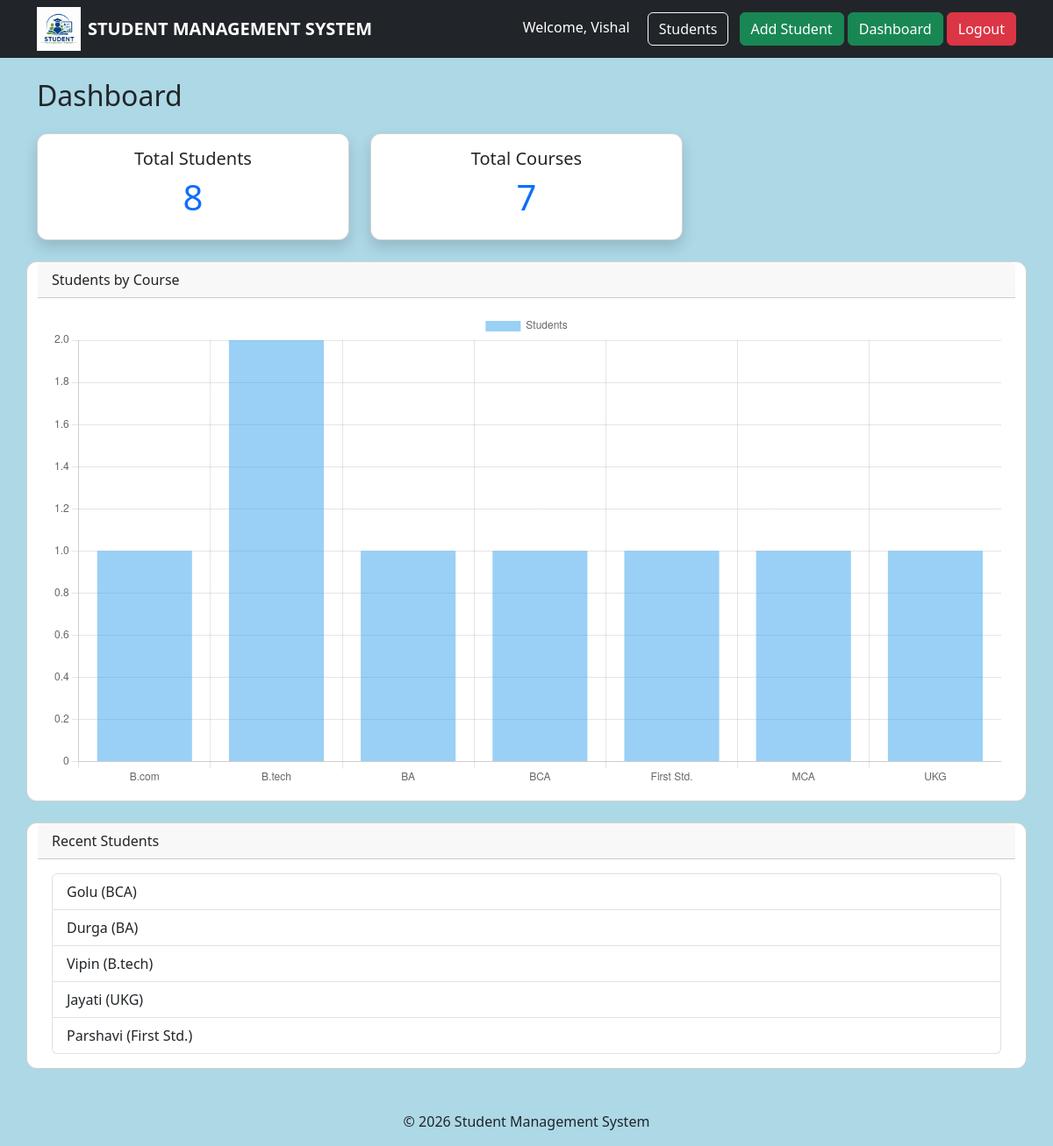
The page /dashboard/ (signed in) on the database its author committed.
### students/models.py (models this page shows, shortened)
class Student(models.Model):
    id = models.BigAutoField(primary_key=True, auto_created =True)
    name = models.CharField(max_length=50)
    roll_number = models.IntegerField(unique=True)
    age = models.IntegerField()
    course = models.CharField(max_length=100)
    email = models.EmailField(unique=True)
    photo = models.ImageField(
        upload_to="students/",
        blank=True,
        null=True
    )

### students/views.py (the view)
# urls.py: path("dashboard/", views.DashboardView.as_view(), name="dashboard"),
class DashboardView(LoginRequiredMixin, TemplateView):
    template_name = "students/dashboard.html"
    def get_context_data(self, **kwargs):
        context = super().get_context_data(**kwargs)
        context["total_students"] = Student.objects.count()
        context["total_courses"] = Student.objects.values(
            "course"
        ).distinct().count()
        context["recent_students"] = Student.objects.order_by("-id")[:5]
        context["course_data"] = Student.objects.values("course").annotate(
            total=Count("id")
        )
        return context

### templates/students/dashboard.html (shortened to what this page needs)
{% extends "students/base.html" %}
{% block content %}
<h2 class="mb-4">Dashboard</h2>
<div class="row">
    <div class="col-md-4">
        <div class="card text-center shadow">
            <div class="card-body">
                <h5>Total Students</h5>
                <h1>{{ total_students }}</h1>
            </div>
        </div>
    </div>
    <div class="col-md-4">
        <div class="card text-center shadow">
            <div class="card-body">
                <h5>Total Courses</h5>
                <h1>{{ total_courses }}</h1>
            </div>
        </div>
    </div>
    <div class="card mt-4">
        <div class="card-header">
            Students by Course
        </div>
        <div class="card-body">
            <canvas id="courseChart"></canvas>
        </div>
    </div>
    <div class="card mt-4">
        <div class="card-header">
            Recent Students
        </div>
        <div class="card-body">
            <ul class="list-group">
                {% for student in recent_students %}
                    <li class="list-group-item">
                        {{ student.name }}
                        ({{ student.course }})
                    </li>
                {% empty %}
                    <li class="list-group-item">
                        No Students
                    </li>
                {% endfor %}
            </ul>
        </div>
    </div>
</div>
{% endblock %}
{% block scripts %}
    <script>
        const labels = [
        {% for item in course_data %}
            "{{ item.course }}",
        {% endfor %}
        ];
        const data = [
        {% for item in course_data %}
            {{ item.total }},
        {% endfor %}
        ];
        new Chart(document.getElementById("courseChart"), {
            type: "bar",
            data: {
                labels: labels,
                datasets: [{
                    label: "Students",
                    data: data
                }]
            }
        });
    </script>
{% endblock %}

### templates/students/base.html (shortened to what this page needs)
{% load static %}
<!DOCTYPE html>
<html lang="en">
<head>
    <link href="https://cdn.jsdelivr.net/npm/bootstrap@5.3.8/dist/css/bootstrap.min.css"
          rel="stylesheet">
    <link rel="stylesheet" href="{% static 'css/style.css' %}">
</head>
<body>
    <nav class="navbar navbar-expand-lg navbar-dark bg-dark">
        <div class="container">
            <img src="{% static 'images/logo.png' %}" width="50" height="50" alt="Logo">
            <a class="navbar-brand fw-bold ms-2" href="{% url 'home' %}">
                STUDENT MANAGEMENT SYSTEM
            </a>
            <div class="ms-auto">
                {% if user.is_authenticated %}
                    <span class="text-white me-3">
                        Welcome,
                        {{ user.username }}
                    </span>
                    <a class="btn btn-outline-light me-2" href="{% url 'student_list' %}">Students</a>
                    {% if perms.students.add_student %}
                        <a class="btn btn-success" href="{% url 'add_student' %}">Add Student</a>
                        <a class="btn btn-success" href="{% url 'dashboard' %}">Dashboard</a>
                    {% endif %}
                    <form action="{% url 'logout' %}" method="post" class="d-inline">
                        <button type="submit" class="btn btn-danger">Logout</button>
                    </form>
                {% else %}
                    <a href="{% url 'login' %}" class="btn btn-success">Login</a>
                    <a href="{% url 'register' %}" class="btn btn-primary">Register</a>
                {% endif %}
            </div>
        </div>
    </nav>
    <div class="container mt-4">
        {% block content %}
        {% endblock %}
    </div>
    <footer class="text-center mt-5 mb-3">
    © 2026 Student Management System
    </footer>
    {% block scripts %}
    {% endblock %}
</body>
</html>

### static/css/style.css (style rules this page uses)
body { background: #ADD8E6; }
h1 { color:#0d6efd; }
.card { border-radius:12px; }
.btn-success { transition: all 0.3s ease; }

### rows shown on the page
Student: name "Golu", course "BCA"
Student: name "Durga", course "BA"
Student: name "Vipin", course "B.tech"
Student: name "Jayati", course "UKG"
Student: name "Parshavi", course "First Std."

### other values the page prints
{{ user.username }} "Vishal"
{{ total_students }} "8"
{{ total_courses }} "7"
chart data {{ item.course }} B.com, B.tech, BA, BCA, First Std., MCA, UKG
chart data {{ item.total }} 1, 2, 1, 1, 1, 1, 1
